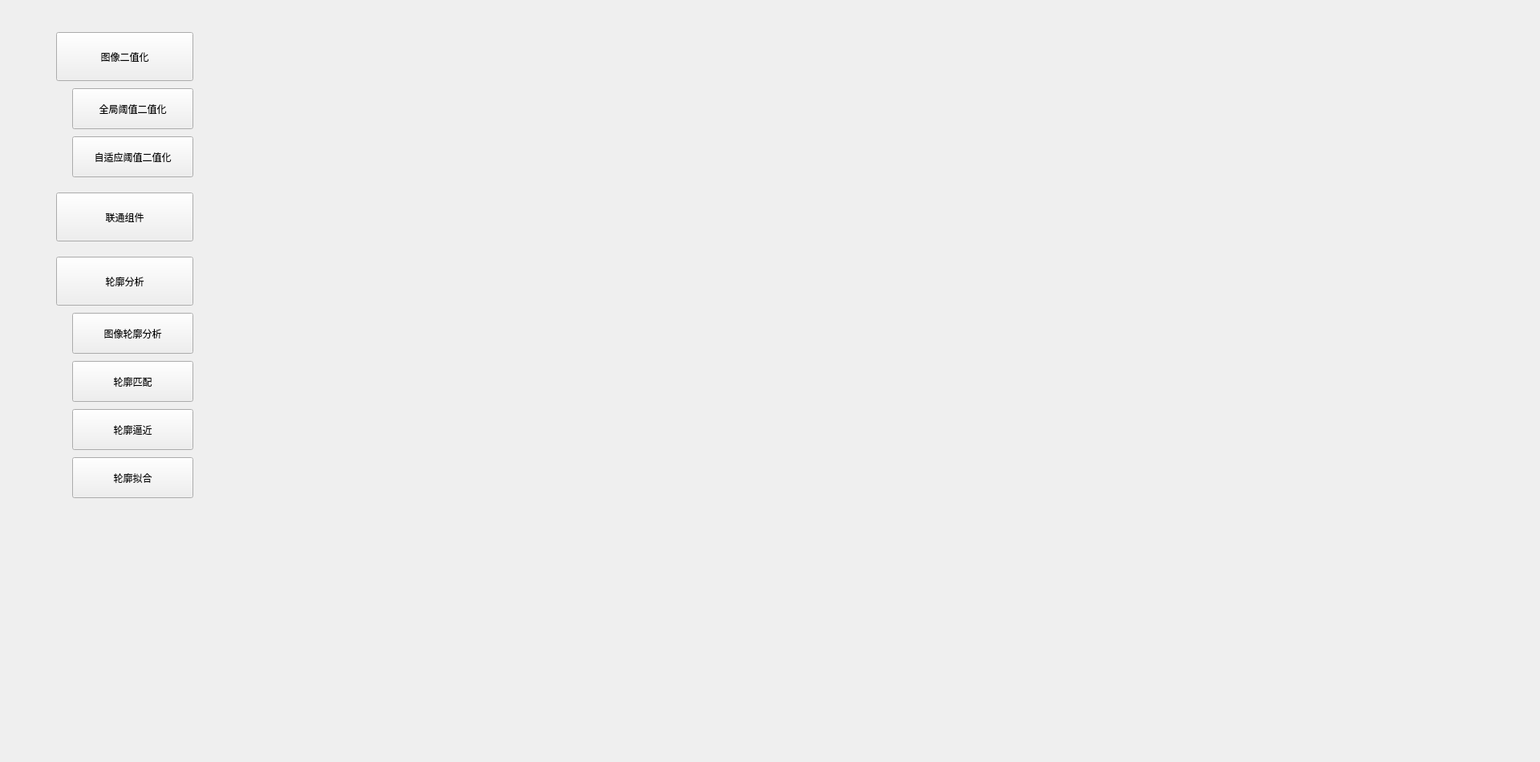
<?xml version="1.0" encoding="UTF-8"?>
<ui version="4.0">
 <class>actualClass</class>
 <widget class="QWidget" name="actualClass">
  <property name="geometry">
   <rect>
    <x>0</x>
    <y>0</y>
    <width>1920</width>
    <height>950</height>
   </rect>
  </property>
  <property name="windowTitle">
   <string>Form</string>
  </property>
  <widget class="QPushButton" name="pushButton_two_value">
   <property name="geometry">
    <rect>
     <x>70</x>
     <y>40</y>
     <width>171</width>
     <height>61</height>
    </rect>
   </property>
   <property name="text">
    <string>图像二值化</string>
   </property>
  </widget>
  <widget class="QPushButton" name="pushButton_two_value_overrall">
   <property name="geometry">
    <rect>
     <x>90</x>
     <y>110</y>
     <width>151</width>
     <height>51</height>
    </rect>
   </property>
   <property name="text">
    <string>全局阈值二值化</string>
   </property>
  </widget>
  <widget class="QPushButton" name="pushButton_two_value_self">
   <property name="geometry">
    <rect>
     <x>90</x>
     <y>170</y>
     <width>151</width>
     <height>51</height>
    </rect>
   </property>
   <property name="text">
    <string>自适应阈值二值化</string>
   </property>
  </widget>
  <widget class="QPushButton" name="pushButton_unicom">
   <property name="geometry">
    <rect>
     <x>70</x>
     <y>240</y>
     <width>171</width>
     <height>61</height>
    </rect>
   </property>
   <property name="text">
    <string>联通组件</string>
   </property>
  </widget>
  <widget class="QPushButton" name="pushButton_outline">
   <property name="geometry">
    <rect>
     <x>70</x>
     <y>320</y>
     <width>171</width>
     <height>61</height>
    </rect>
   </property>
   <property name="text">
    <string>轮廓分析</string>
   </property>
  </widget>
  <widget class="QPushButton" name="pushButton_outline_analysis">
   <property name="geometry">
    <rect>
     <x>90</x>
     <y>390</y>
     <width>151</width>
     <height>51</height>
    </rect>
   </property>
   <property name="text">
    <string>图像轮廓分析</string>
   </property>
  </widget>
  <widget class="QPushButton" name="pushButton_outline_match">
   <property name="geometry">
    <rect>
     <x>90</x>
     <y>450</y>
     <width>151</width>
     <height>51</height>
    </rect>
   </property>
   <property name="text">
    <string>轮廓匹配</string>
   </property>
  </widget>
  <widget class="QPushButton" name="pushButton_outline_fit">
   <property name="geometry">
    <rect>
     <x>90</x>
     <y>510</y>
     <width>151</width>
     <height>51</height>
    </rect>
   </property>
   <property name="text">
    <string>轮廓逼近</string>
   </property>
  </widget>
  <widget class="QPushButton" name="pushButton_outline_fit_circle">
   <property name="geometry">
    <rect>
     <x>90</x>
     <y>570</y>
     <width>151</width>
     <height>51</height>
    </rect>
   </property>
   <property name="text">
    <string>轮廓拟合</string>
   </property>
  </widget>
 </widget>
 <resources/>
 <connections/>
</ui>
